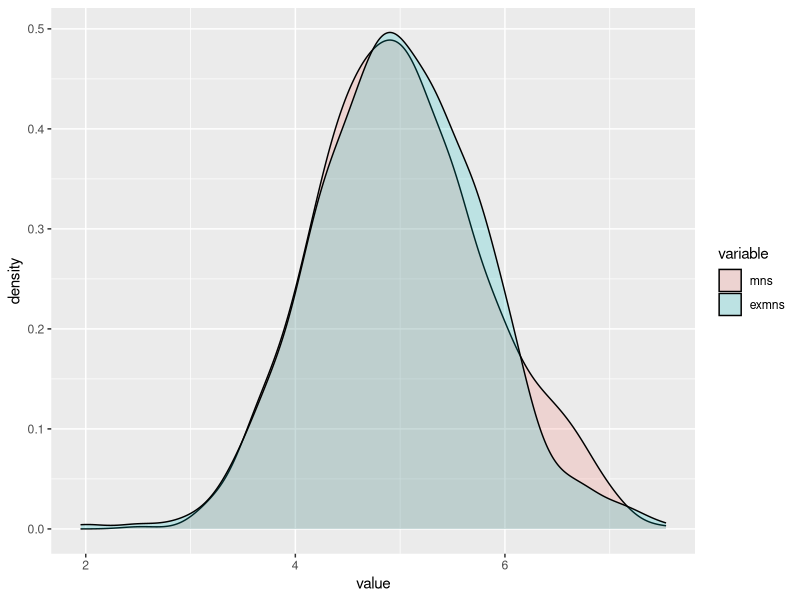

Generate this figure with R:
## ---- chunk 1
set.seed(123456)
## simulate 1000 averages of 40 exponentials
mns <- NULL
for (i in 1:1000) {
        mns <- c(mns, mean(rexp(40, 0.2)))
}

## simulate a normal distribution with mean of 5 and sd of 5/sqrt(n) with 1000 simulations (rnorm())
exmns <- rnorm(1000, 5, 5/sqrt(40))

dataset <- data.frame(mns, exmns)
## ---- chunk 2
mean(mns)
## ---- chunk 3
## sample variance
sd(mns)^2
## ---- chunk 4
## theoretical variance of the distribution of averages of 40 exponentials
(1/0.2/sqrt(40))^2
## ---- chunk 5
library(ggplot2)
library(reshape2)
ggplot(melt(dataset), aes(x=value, fill=variable))+geom_density(alpha=0.2)
